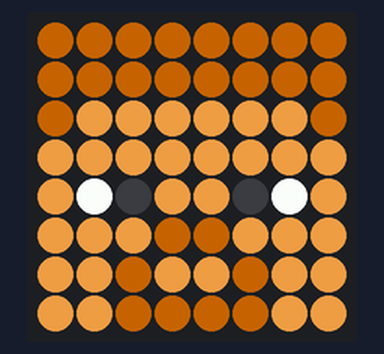
This program was run on a simulated Raspberry Pi (BCM pin numbers) with a Sense HAT. Shown: the Sense HAT's 8×8 RGB LED matrix. Dim RGB values are drawn brighter than linear.

Above: at 0.1 s.
At 2.63 s:
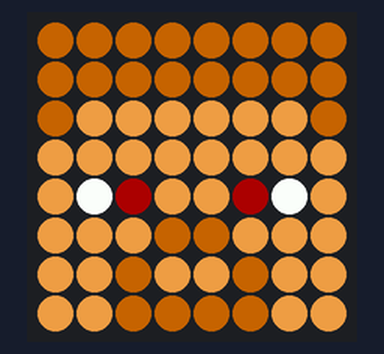
At 12.5 s:
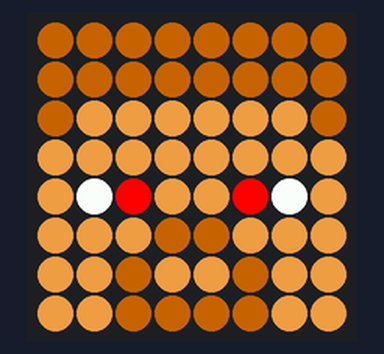
At 13.4 s:
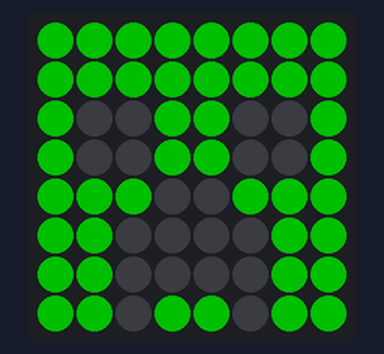
At 15.4 s:
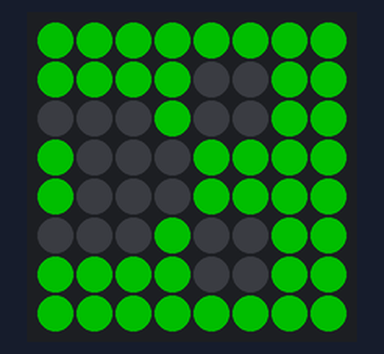
At 17.4 s:
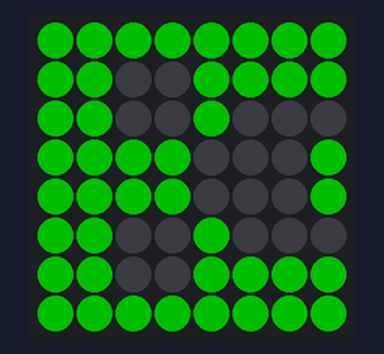

The program:

pixels.py
```python
from sense_hat import SenseHat
from time import sleep

delay = 0.5

def creeper(sense):
    g = (0,80,0)
    b = (0,0,0)

    creeper = [
        g, g, g, g, g, g, g, g,
        g, g, g, g, g, g, g, g,
        g, b, b, g, g, b, b, g,
        g, b, b, g, g, b, b, g,
        g, g, g, b, b, g, g, g,
        g, g, b, b, b, b, g, g,
        g, g, b, b, b, b, g, g,
        g, g, b, g, g, b, g, g
    ]

    sense.set_pixels(creeper)

    for x in range(0,5):
        sleep(delay)
        sense.set_rotation((4-x)*90%360)

    for x in range(0,4):
        sleep(delay)
        sense.set_rotation((x+1)*90%360)
        #sense.flip_v()

def steve(sense):

    B = (102,51,0)
    b = (0,0,255)
    S = (205,133,63)
    W = (255,255,255)

    steve = [
        B, B, B, B, B, B, B, B,
        B, B, B, B, B, B, B, B,
        B, S, S, S, S, S, S, B,
        S, S, S, S, S, S, S, S,
        S, W, b, S, S, b, W, S,
        S, S, S, B, B, S, S, S,
        S, S, B, S, S, B, S, S,
        S, S, B, B, B, B, S, S
    ]

    sense.set_pixels(steve)

    for x in range(0,255):
        sense.set_pixel(2,4,(x,0,0))
        sense.set_pixel(5,4,(x,0,0))
        sleep(0.05)

sense = SenseHat()

while True:
    steve(sense)
    sleep(delay)
    creeper(sense)
    sleep(delay)
```

Measured:
- by itself, everything shown: repeats every 18.3 s, in 36 steps
- what the display in image 2 shows lasts 0.8 s, from 12.5 s to 13.3 s
- what the display in image 3 shows lasts 1.0 s, from 13.3 s to 14.3 s
- what the display in image 4 shows lasts 0.5 s, from 15.3 s to 15.8 s
